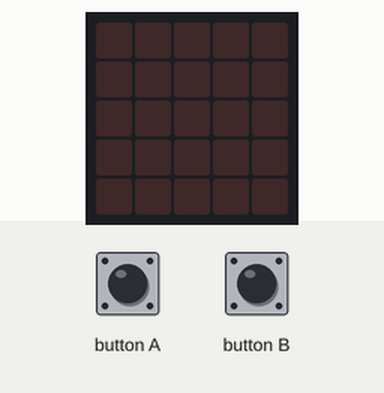
Simulated run of this program. Board: BBC micro:bit (MakeCode). Shown: the board's 5×5 LED display. Inputs (shaded band) come from the test bench.

Above: at 1.2 s.
1.3 s: button A pressed for 0.15 s
At 1.8 s:
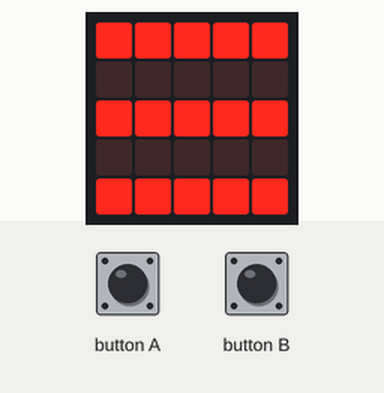
At 3.4 s:
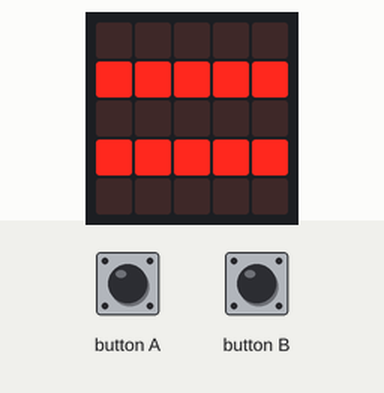
4.4 s: button B pressed for 0.15 s
At 4.9 s:
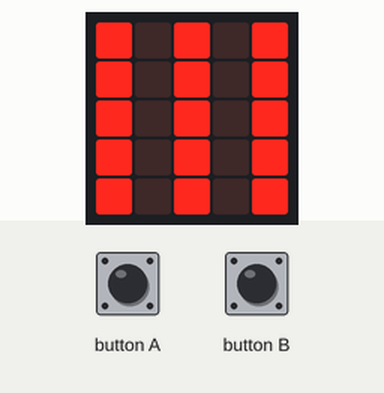
Timing chart, 0 to 7.4 s (numbered marks = the images above; inputs shaded):
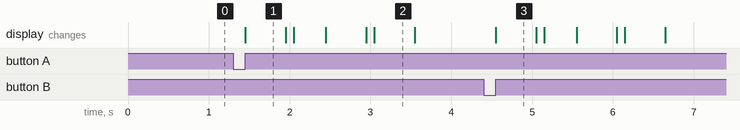

The program:

main.ts
```typescript
input.onButtonPressed(Button.A, function () {
    for (let index = 0; index < 2; index++) {
        basic.showLeds(`
            # # # # #
            . . . . .
            # # # # #
            . . . . .
            # # # # #
            `)
        basic.pause(100)
        basic.clearScreen()
        basic.pause(100)
        basic.showLeds(`
            . . . . .
            # # # # #
            . . . . .
            # # # # #
            . . . . .
            `)
    }
    basic.pause(100)
    basic.clearScreen()
})
input.onButtonPressed(Button.B, function () {
    for (let index = 0; index < 2; index++) {
        basic.showLeds(`
            # . # . #
            # . # . #
            # . # . #
            # . # . #
            # . # . #
            `)
        basic.pause(100)
        basic.clearScreen()
        basic.pause(100)
        basic.showLeds(`
            . # . # .
            . # . # .
            . # . # .
            . # . # .
            . # . # .
            `)
    }
    basic.pause(100)
    basic.clearScreen()
})
basic.forever(function () {

})
```

test.ts
```typescript
// tests gaan hier; deze zal niet worden gecompileerd wanneer dit pakket wordt gebruikt als extensie.
```

Measured:
- after the input at 1.3 s, the display: changes after 0.15 s (image 1)
- after the input at 4.4 s, the display: changes after 0.15 s (image 3)
- what the display in image 1 shows lasts 0.5 s, from 1.5 s to 2.0 s
